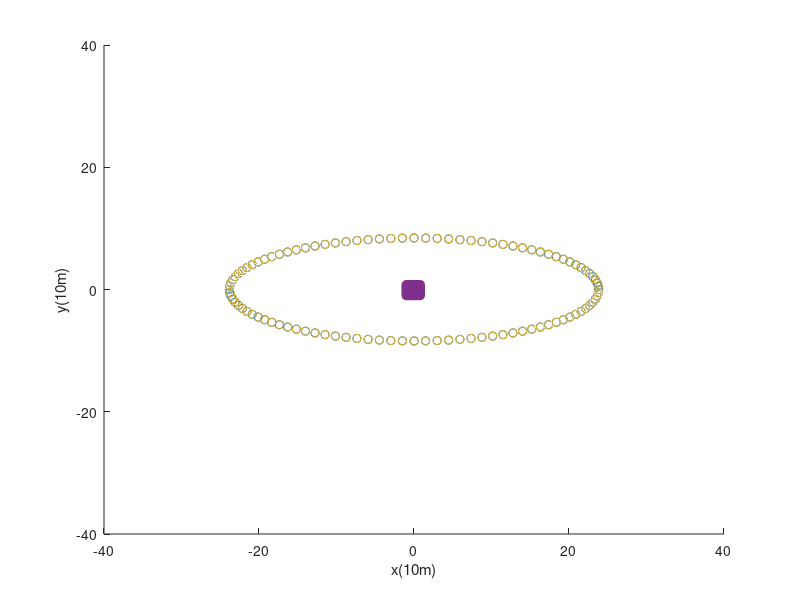

MATLAB code to generate this figure: (Note: this script raises an error after producing the figure.)
% initialize data set
xs = [];
ys = [];
zs = [];

xs2 = [];
ys2 = [];
zs2 = [];

% create 10X10 square
initDistance = 0.2;
index = 1;
j = 1;
k = 1;
while j < 11
    index = index + 1;
    xs2(index) = -1;
    ys2(index) = -1.2 + 0.2 * j;
    zs2(index) = 0;
    while k < 10
        index = index + 1;
        xs2(index) = xs2(index-1) + initDistance;
        ys2(index) = j*initDistance - 1-initDistance;
        zs2(index) = 0;
        k = k + 1;
    end
    k = 1;
    j = j + 1;
end

distance = 0.1532;
number = 100;
varT = (2*pi)/number;
theta = 0;
varX1 = theta;
varX2 = theta;
i = 1;
r = ((number-1)*distance)/2*pi;
x = 0;
y = 20;
while theta < pi
        varX1 = r*cos(theta);
        varX2 = r*cos(theta+varT);
        theta = theta + varT;
        ys(i) = (0.5*sqrt(r*r - varX1*varX1))*(1/sqrt(2));
        xs(i) = varX1+x;
        zs(i) = (0.5*sqrt(r*r - varX1*varX1))*((1/sqrt(2)))+y;
        i = i + 1;
        ys(i) = -(0.5*sqrt(r*r - varX2*varX2))*(1/sqrt(2));
        xs(i) = varX2+x;
        zs(i) = -(0.5*sqrt(r*r - varX2*varX2))*((1/sqrt(2)))+y;
        
        i = i + 1;
end



xs2([1]) = [];
ys2([1]) = [];
zs2([1]) = [];

length(xs)

hold on 
xlabel('x(10m)')
ylabel('y(10m)')
zlabel('z(10m)')
scatter3(xs,ys,zs);
scatter3(xs2,ys2,zs2);
axis([-40 40 -40 40 0 40])
hold off


sepResult = [];
i = 1;
j = 1;
index = 1;
hold on
xlabel('x(10m)')
ylabel('y(10m)')
zlabel('z(10m)')
scatter3(xs,ys,zs);
scatter3(xs2,ys2,zs2);
axis([-40 40 -40 40 0 40])
while i <= 25
    j = 1;
    while j <= 25
        if (i ~= 1) && sepResult(j) == 40
            j = j + 1;
        else
            sepResult(j) = sqrt((-(xsSepInit(i)) + (xsSepEnd(j))));
            j = j + 1;
        end
    end
    [maxr,index] = min(sepResult);
    plot3([xsSepInit(i) xsSepEnd(index)],[ysSepInit(i) ysSepEnd(index)],[zsSepInit(i) zsSepEnd(index)]);
    sepResult(index) = 40;
    i = i + 1;
end
hold off










